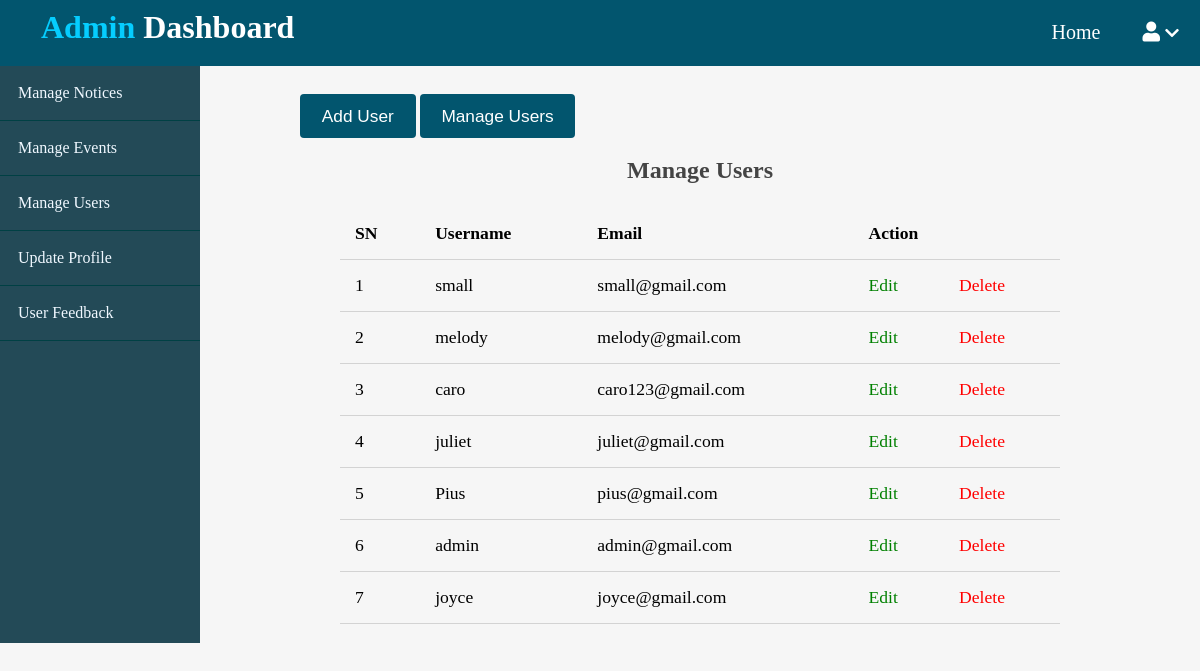
Page /admin/users/index.php on the committed database.
### tables this page shows
CREATE TABLE `users` (
  `user_id` int(11) NOT NULL,
  `username` varchar(255) NOT NULL,
  `email` varchar(255) NOT NULL,
  `password` varchar(255) NOT NULL,
  `role` varchar(100) NOT NULL
);

### admin/users/index.php (the view, shortened to what this page needs)
<?php
include("../../app/database/db.php");
$query = "SELECT * FROM users";
$results = mysqli_query($conn, $query);
?>
<!DOCTYPE html>
<html>
<head>
		<link rel="stylesheet" href="https://cdnjs.cloudflare.com/ajax/libs/font-awesome/5.15.3/css/all.min.css">
		<link rel="stylesheet" type="text/css" href="../../assets/css/style.css">
		<link rel="stylesheet" type="text/css" href="../../assets/css/admin.css">
</head>
<body>
<?php include("../../app/includes/adminheader.php"); ?>
	  <div class="admin-wrapper">
<div class="left-sidebar">
	  		<ul>
			    <li><a href="../notice/index.php">Manage Notices</a></li>
	  			<li><a href="../events/index.php">Manage Events</a></li>
				<li><a href="index.php">Manage Users</a></li>
				<li><a href="../profile/index.php">Update Profile</a></li>
				<li><a href="../feedback/index.php">User Feedback</a></li>
	  		</ul>
	  	</div>
	  	<div class="admin-content">
	  		<div class="button-group">
	  			<a href="create.php" class="btn btn-big">Add User</a>
	  			<a href="index.php" class="btn btn-big">Manage Users</a>
	  		</div>
	  		<div class="content">
	  			<h2 class="admin-title">Manage Users</h2>
	  			<table>
	  		 	<thead>
	  		 		<th>SN</th>
	  		 		<th>Username</th>
					<th>Email</th>
	  		 		<th colspan="2">Action</th>
	  		 	</thead>
	  		 	<tbody>
				   <?php
				     $count = 1;
				      if ($results->num_rows > 0){
						  while ($row = $results->fetch_assoc()){
                   ?>
							<tr>
							<td><?php echo $count; ?></td>
							<td><?php echo $row['username']; ?></td>
							<td><?php echo $row['email']; ?></td>
							<td><a href="update.php?user_id=<?php echo $row['user_id']; ?>" class="edit">Edit</a></td>
							<td><a href="delete.php?user_id=<?php echo $row['user_id']; ?>" class="delete">Delete</a></td>
						    </tr>
					<?php   $count++;}
					    }
				   ?>
	  		 	</tbody>
	  		 </table>
	  		</div>
	  	</div>
	  </div>
</body>
</html>

### app/includes/adminheader.php (shortened to what this page needs)
<header>
	    <div class="logo">
		    <h1 class="logo-text"><span>Admin </span>Dashboard</h1>
		</div>
		  <ul class="nav">
		  <li><a href="../welcome.php">Home</a></li>
		  <li>
		  		<a href="#">
		  		  <i class="fa fa-user"></i>
		  		  <i class="fa fa-chevron-down" style="font-size: .8em;"></i>
		  	    </a>
		  	</li>
		  </ul>
	  </header>

### assets/css/style.css (style rules this page uses)
* { box-sizing: border-box; }
html,body { padding: 0px; margin: 0px; height: 100%; background: #f6f6f6; font-family: 'Lora',serif; }
h1,h2,h3,h4 { font-family: 'Candal',serif; color: #444; margin: 5px; }
a { text-decoration: none; color: inherit; }
.btn { padding: .5rem 1rem; background: #02556e; color: white; border: 1px solid transparent; border-radius: .25rem; font-size: 1.08em; font-family: 'Lora', sans-serif; }
.btn-big { padding: .7rem 1.3rem; line-height: 1.3rem; }
header { background: #02556e; height: 66px; }
header * { color: white; }
header .logo { float: left; margin-left: 2em; height: inherit; }
header .logo-text { margin: 9px; font-family: 'Candal', serif; }
header .logo-text span { color: #05cdff; }
header ul { float: right; margin: 0px; padding: 0px; list-style: none; }
header ul li { float: left; position: relative; }
header ul li a { display: block; padding: 21px; font-size: 20px; text-decoration: none; }
.content { width: 90%; margin: 30px auto 30px; }

### assets/css/admin.css (style rules this page uses)
header { background: #02556e; }
.admin-wrapper { display: flex; height: calc(643px - 66px); }
.admin-wrapper .left-sidebar { flex: 2; height: 100%; background: #234a57; }
.admin-wrapper .left-sidebar ul { list-style: none; margin: 0px; padding: 0px; color: aliceblue; }
.admin-wrapper .left-sidebar ul li a { padding: 18px; display: block; border-bottom: 1px solid #004044; }
.admin-wrapper .admin-content { flex: 8; height: 100%; padding: 40px 100px 100px; overflow-y: scroll; }
.admin-wrapper .admin-title { text-align: center; margin-bottom: 1.5rem; }
table { width: 100%; border-collapse: collapse; font-size: 1.1rem; }
th,td { padding: 15px; text-align: left; border-bottom: 1px solid #d3d3d3; }
.edit { color: green; }
.delete { color: red; }

### rows in the picture
users: username "small", email "small@gmail.com"
users: username "melody", email "melody@gmail.com"
users: username "caro", email "caro123@gmail.com"
users: username "juliet", email "juliet@gmail.com"
users: username "Pius", email "pius@gmail.com"
users: username "admin", email "admin@gmail.com"
users: username "joyce", email "joyce@gmail.com"
